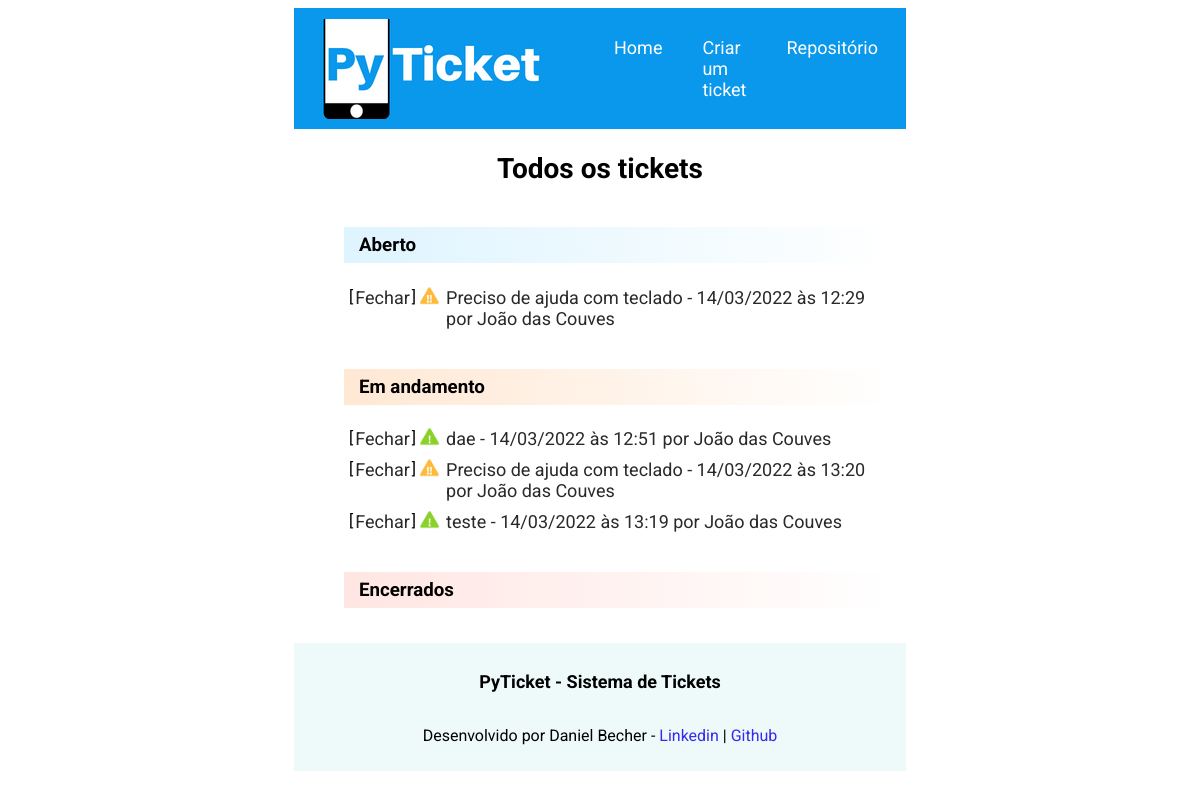
The app's page /tickets/ (signed in) with its own data.
### ptkt/models.py (models this page shows, shortened)
class Tickets(models.Model):
    assunto = models.CharField(max_length=300, blank=False, null=False)
    descricao = models.TextField(blank=False, null=False)
    usuario = models.ForeignKey(User, on_delete=models.CASCADE)
    data_abertura = models.DateTimeField(auto_now=True)
    status = models.CharField(max_length=20)
    prioridade = models.CharField(max_length=20, blank=False, null=False)
    anexo = models.FileField(upload_to ='uploads/', blank=True, null=True)
    def get_data_ticket(self):
        return self.data_abertura.strftime('%d/%m/%Y')
    def get_hora_ticket(self):
        return self.data_abertura.strftime('%H:%M')
    def get_nome_usuario(self):
        return User.get_full_name(self.usuario)

### ptkt/views.py (the view)
# urls.py: path('tickets/', views.tickets_list),
@login_required(login_url='/login/')
def tickets_list(request):
    pegaEmailStaffs()
    usuario = request.user
    if usuario.is_staff:
        ticket = Tickets.objects.all().order_by('-data_abertura').order_by('prioridade')
        dados = {'tickets': ticket}
        return render(request, 'tickets.html', dados)
    else:
        ticket = Tickets.objects.filter(usuario_id=usuario)
        dados = {'tickets': ticket}
        return render(request, 'tickets.html', dados)

### ptkt/views.py (called while the page is built)
def pegaEmailStaffs():
    staffs = []
    usuarios = User.objects.all().filter(is_staff=True)
    for user in usuarios:
        if user not in staffs:
            staffs.append(user.email)
    return staffs

### templates/tickets.html (shortened to what this page needs)
{% extends "modelo.html" %}
{% block content %}
<section class="tickets">
    <h2 class="tickets__titulo">Todos os tickets</h2>
    <ul class="tickets__lista--abertos">
        <h3 class="tickets__titulo--subtitulo">Aberto</h3>
        {% for ticket in tickets %}
        {% if ticket.status == 'Aberto' %}
        <li class="tickets__lista--item">
            [<a class="tickets__links" href="fecha/?id={{ ticket.id }}">Fechar</a>]<img class="tickets__icone" src="/static/img/{{ticket.prioridade}}.png"><a class="tickets__links" href="ticket/?id={{ ticket.id }}"> {{ ticket.assunto }} - {{ ticket.get_data_ticket }} às {{ ticket.get_hora_ticket }} por {{ ticket.get_nome_usuario }}</a>
        </li>{% endif %} {% endfor %}
    </ul>
    <ul class="tickets__lista--aguardando">
        <h3 class="tickets__titulo--subtituloaguardando">Em andamento</h3>
            {% for ticket in tickets %}
            {% if ticket.status == 'Aguardando' %}
            <li class="tickets__lista--item"> [<a class="tickets__links"href="fecha/?id={{ ticket.id }}">Fechar</a>] <img class="tickets__icone" src="/static/img/{{ticket.prioridade}}.png"> <a class="tickets__links" href="ticket/?id={{ ticket.id }}">{{ ticket.assunto }} - {{ ticket.get_data_ticket }} às {{ ticket.get_hora_ticket }} por {{ ticket.get_nome_usuario }} </a>
            </li> {% endif %} {% endfor %}
    </ul>
    <ul class="tickets__lista--fechados">
        <h3 class="tickets__titulo--subtitulofechado">Encerrados</h3>
    </ul>
</section>
{% endblock %}

### static/css/estilos.css (style rules this page uses)
body { font-family: 'Roboto', sans-serif; display: flex; flex-direction: column; align-items: center; }

### static/css/tickets.css (style rules this page uses)
.tickets { width: 50%; }
.tickets__icone { width: 18x; height: 18px; padding: 0 4px; }
.tickets__titulo { display: flex; justify-content: center; font-size: 28px; }
.tickets__titulo--subtitulo { background-image: linear-gradient(to left, rgba(255,0,0,0), #def4ff); display: flex; padding: 7px 15px; }
.tickets__titulo--subtituloaguardando { background-image: linear-gradient(to left, rgba(255,0,0,0), #ffe8d4); display: flex; padding: 7px 15px; }
.tickets__titulo--subtitulofechado { background-image: linear-gradient(to left, rgba(255,0,0,0), #ffe6e3); display: flex; padding: 7px 15px; }
.tickets__lista--abertos { display: flex; flex-direction: column; }
.tickets__lista--aguardando { display: flex; flex-direction: column; }
.tickets__lista--fechados { display: flex; flex-direction: column; }
.tickets__lista--item { display: flex; padding: 5px 5px; }
.tickets__links { font-size: 18px; text-decoration: none; color: #292929; padding: 0 2px; }

### records on screen
Tickets: prioridade (picture), assunto "Preciso de ajuda com teclado", get_data_ticket "14/03/2022", get_hora_ticket "12:29", get_nome_usuario "João das Couves"
Tickets: prioridade (picture), assunto "dae", get_data_ticket "14/03/2022", get_hora_ticket "12:51", get_nome_usuario "João das Couves"
Tickets: prioridade (picture), assunto "Preciso de ajuda com teclado", get_data_ticket "14/03/2022", get_hora_ticket "13:20", get_nome_usuario "João das Couves"
Tickets: prioridade (picture), assunto "teste", get_data_ticket "14/03/2022", get_hora_ticket "13:19", get_nome_usuario "João das Couves"
